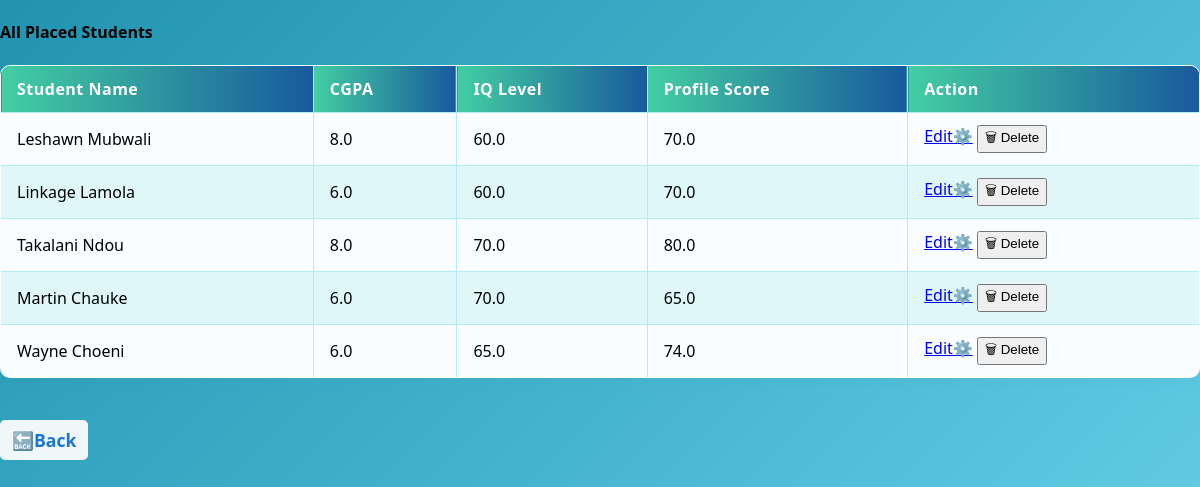
Page /my_placed_students (signed in) on the earlier database version.
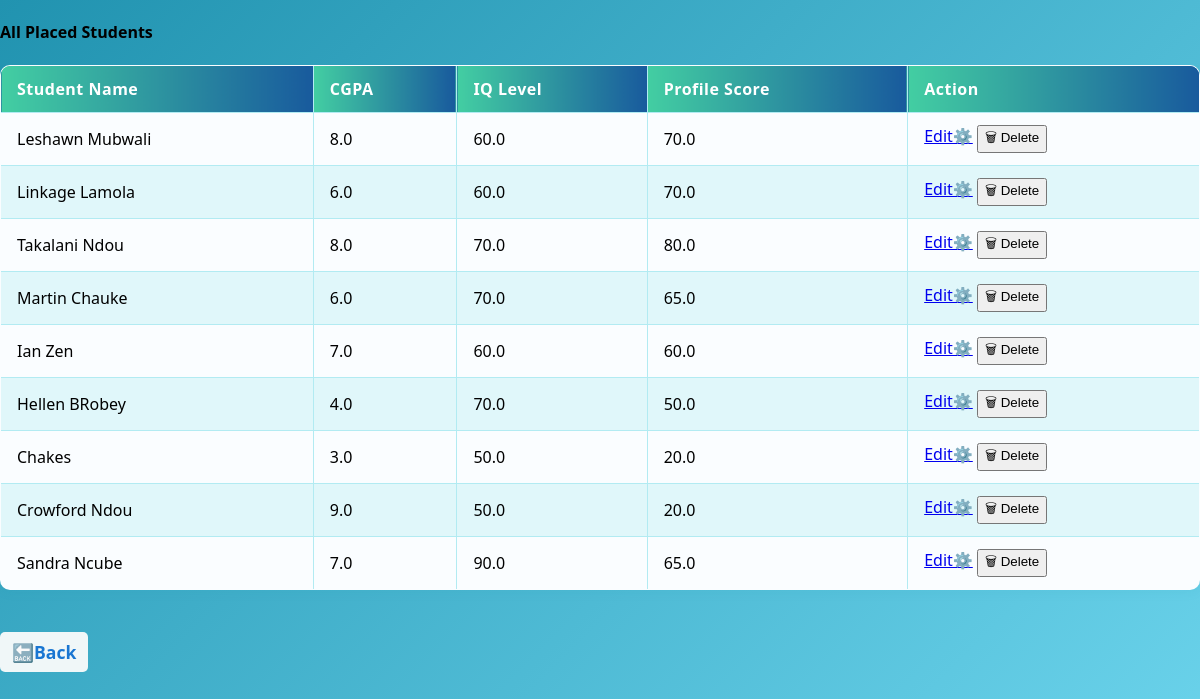
Same page on the later database version.
### tables this page shows
CREATE TABLE placed_students(
        Id INTEGER PRIMARY KEY AUTOINCREMENT,
        User_id INTEGER,
        Student_name TEXT NOT NULL,
        CGPA REAL,
        IQ_level REAL,
        Profile_score REAL,
        FOREIGN KEY(User_id) REFERENCES users(id)
    );

### app.py (the view)
@app.route("/my_placed_students")
@login_required
def my_placed_students():
    user_id=session.get("user_id")
    conn=get_db_connection()
    placed_students=conn.execute("SELECT * FROM placed_students WHERE User_id=?", (user_id,)).fetchall()
    conn.close()
    return render_template("my_placed_students.html", placed_students=placed_students)

### app.py (called while the page is built)
def get_db_connection():
    conn=sqlite3.connect(DATABASE)
    conn.row_factory=sqlite3.Row
    return conn

def login_required(f):
    @wraps(f)
    def wrapper(*args,**kwargs):
        if "user_id" not in session:
            flash("Please log in to continue.","warning")
            return redirect(url_for("login"))
        return f(*args,**kwargs)
    return wrapper

@app.before_request
def save_last_page():
    if request.endpoint not in ("login", "logout", "register", "static", "home"):
        session["prev_page"] = request.path

@app.context_processor
def inject_user_role():
    return dict(is_admin=session.get("is_admin"))

### templates/my_placed_students.html (shortened to what this page needs)
<!DOCTYPE html>
<html>
<head>
</head>
<body>
    {% if placed_students %}
<h4 class="mt-5 mb-3">All Placed Students</h4>
<div style="overflow-x:auto;">
  <table class="table" border="1" cellpadding="8" style="width:100%;background:#fafdff">
    <thead>
      <tr style="background: linear-gradient(90deg,#43cea2 0%, #185a9d 100%); color:#fff;">
        <th>Student Name</th>
        <th>CGPA</th>
        <th>IQ Level</th>
        <th>Profile Score</th>
        <th>Action</th>
      </tr>
    </thead>
    <tbody>
      {% for student in placed_students %}
      <tr>
        <td>{{ student.Student_name }}</td>
        <td>{{ student.CGPA }}</td>
        <td>{{ student.IQ_level }}</td>
        <td>{{ student.Profile_score }}</td>
        <td>
           <a href="{{ url_for('edit_student', student_id=student.Id) }}">Edit⚙️</a>
           <form action="{{ url_for('delete_student', student_id=student.Id) }}" method="post" style="display:inline;">
           <button type="submit" onclick="return confirm('Are you sure you want to delete this student?');">🗑 Delete</button>
           </form>
        </td>
      </tr>
      {% endfor %}
    </tbody>
  </table>
  <a style="margin-top: 20px; display: inline-block; background-color: #f0f7f8;
  border-radius: 5px; padding: 8px 12px;" href="{{ url_for('predict_page')}}" class="back-link" >🔙Back</a>
</div>
{% endif %}
</body>
</html>

Differences in the rows shown:
removed placed_students: Student_name "Wayne Choeni", CGPA "6.0", IQ_level "65.0", Profile_score "74.0"
added placed_students: Student_name "Ian Zen", CGPA "7.0", IQ_level "60.0", Profile_score "60.0"
added placed_students: Student_name "Hellen BRobey", CGPA "4.0", IQ_level "70.0", Profile_score "50.0"
added placed_students: Student_name "Chakes", CGPA "3.0", IQ_level "50.0", Profile_score "20.0"
added placed_students: Student_name "Crowford Ndou", CGPA "9.0", IQ_level "50.0", Profile_score "20.0"
added placed_students: Student_name "Sandra Ncube", CGPA "7.0", IQ_level "90.0", Profile_score "65.0"
